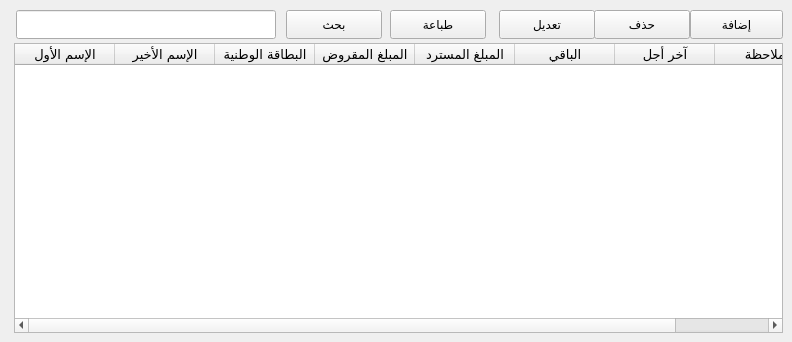
   <widget class="QWidget" name="clients_tab">
    <attribute name="title">
     <string>الزبائن</string>
    </attribute>
    <widget class="QPushButton" name="add_client_Button">
     <property name="geometry">
      <rect>
       <x>690</x>
       <y>10</y>
       <width>93</width>
       <height>29</height>
      </rect>
     </property>
     <property name="text">
      <string>إضافة</string>
     </property>
    </widget>
    <widget class="QPushButton" name="remove_client_Button">
     <property name="geometry">
      <rect>
       <x>594</x>
       <y>10</y>
       <width>96</width>
       <height>29</height>
      </rect>
     </property>
     <property name="text">
      <string>حذف</string>
     </property>
    </widget>
    <widget class="QPushButton" name="edit_client_Button">
     <property name="geometry">
      <rect>
       <x>499</x>
       <y>10</y>
       <width>96</width>
       <height>29</height>
      </rect>
     </property>
     <property name="text">
      <string>تعديل</string>
     </property>
    </widget>
    <widget class="QLineEdit" name="searsh_client_EditText">
     <property name="geometry">
      <rect>
       <x>16</x>
       <y>10</y>
       <width>260</width>
       <height>29</height>
      </rect>
     </property>
    </widget>
    <widget class="QPushButton" name="searsh_client_Button">
     <property name="geometry">
      <rect>
       <x>286</x>
       <y>10</y>
       <width>96</width>
       <height>29</height>
      </rect>
     </property>
     <property name="text">
      <string>بحث</string>
     </property>
    </widget>
    <widget class="QTableWidget" name="clients_table">
     <property name="geometry">
      <rect>
       <x>14</x>
       <y>43</y>
       <width>769</width>
       <height>290</height>
      </rect>
     </property>
     <attribute name="horizontalHeaderShowSortIndicator" stdset="0">
      <bool>true</bool>
     </attribute>
     <column>
      <property name="text">
       <string>الإسم الأول</string>
      </property>
      <property name="font">
       <font>
        <family>Dimnah</family>
        <pointsize>10</pointsize>
        <weight>50</weight>
        <italic>false</italic>
        <bold>false</bold>
       </font>
      </property>
     </column>
     <column>
      <property name="text">
       <string>الإسم اﻷخير</string>
      </property>
      <property name="font">
       <font>
        <family>Dimnah</family>
        <pointsize>10</pointsize>
       </font>
      </property>
     </column>
     <column>
      <property name="text">
       <string>البطاقة الوطنية</string>
      </property>
      <property name="font">
       <font>
        <family>Dimnah</family>
        <pointsize>10</pointsize>
       </font>
      </property>
     </column>
     <column>
      <property name="text">
       <string>المبلغ المقروض</string>
      </property>
      <property name="font">
       <font>
        <family>Dimnah</family>
        <pointsize>10</pointsize>
       </font>
      </property>
     </column>
     <column>
      <property name="text">
       <string>المبلغ المسترد</string>
      </property>
      <property name="font">
       <font>
        <family>Dimnah</family>
        <pointsize>10</pointsize>
       </font>
      </property>
     </column>
     <column>
      <property name="text">
       <string>الباقي</string>
      </property>
      <property name="font">
       <font>
        <family>Dimnah</family>
        <pointsize>10</pointsize>
       </font>
      </property>
     </column>
     <column>
      <property name="text">
       <string>آخر أجل</string>
      </property>
      <property name="font">
       <font>
        <family>Dimnah</family>
        <pointsize>10</pointsize>
       </font>
      </property>
     </column>
     <column>
      <property name="text">
       <string>ملاحظة</string>
      </property>
      <property name="font">
       <font>
        <family>Dimnah</family>
        <pointsize>10</pointsize>
       </font>
      </property>
     </column>
    </widget>
    <widget class="QPushButton" name="searsh_client_Button_4">
     <property name="geometry">
      <rect>
       <x>390</x>
       <y>10</y>
       <width>96</width>
       <height>29</height>
      </rect>
     </property>
     <property name="text">
      <string>طباعة</string>
     </property>
    </widget>
   </widget>
